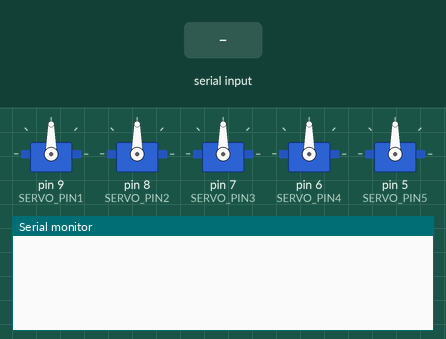
This sketch was run on a simulated Arduino Uno, built with avr-gcc and run on an emulated ATmega328P. Parts: 5 × servo, the last lines printed to the serial monitor. The test bench sets the inputs (shaded band).

Above: at 1.2 s.
1.3 s: "CH\n" received over Serial
At 3.5 s:
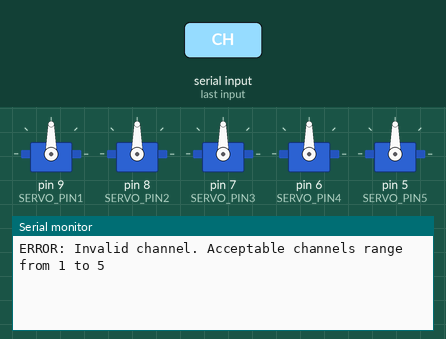
3.8 s: "90,45\n" received over Serial
At 5.6 s:
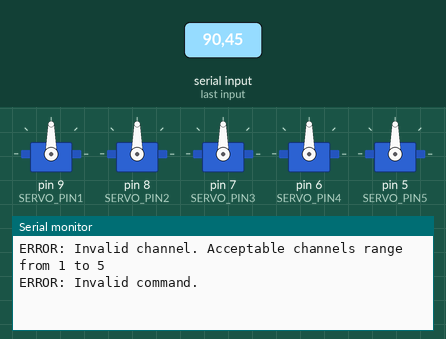

Measured:
- after the input at 1.3 s, the serial monitor: prints a new line after 1.0 s (image 1)
- after the input at 3.8 s, the serial monitor: prints a new line after 1.0 s (image 2)

The sketch:

paddle_controller.ino
```cpp
#define SERVO_PIN1 9
#define SERVO_PIN2 8
#define SERVO_PIN3 7
#define SERVO_PIN4 6
#define SERVO_PIN5 5
#define BAUD_RATE 9600
#define PULSE_FLOOR 500
#define PULSE_CEILING 2400
#define REFRESH_PERIOD 1

#include <Servo.h>

Servo board1;
Servo board2;
Servo board3;
Servo board4;
Servo board5;
const Servo* boards[5] = {&board1, &board2, &board3, &board4, &board5};

void setup() {
  board1.attach(SERVO_PIN1);
  board2.attach(SERVO_PIN2, PULSE_FLOOR, PULSE_CEILING);
  board3.attach(SERVO_PIN3, PULSE_FLOOR, PULSE_CEILING);
  board4.attach(SERVO_PIN4, PULSE_FLOOR, PULSE_CEILING);
  board5.attach(SERVO_PIN5, PULSE_FLOOR, PULSE_CEILING);
  Serial.begin(BAUD_RATE);
}

void loop() {
  delay(REFRESH_PERIOD);
  serialCommunication();
}
```

SerialCommunication.ino
```cpp
#define ANGLE_PRECISION 0.1
#define CLOSED_ANGLE 90
#define MAX_CHANNEL 5
#define ANGLE_LIMIT 360
#define STOP_INTERVAL 185

void serialCommunication() {
  if (Serial.available() > 0) {
    String serialReadout = Serial.readString();
    execCmd(serialReadout);
  }
}

void execCmd(String serialReadout) {
  if(!cmdCH(serialReadout)) {
    Serial.print("ERROR: Invalid command.\n");
  }
}


int cmdCH(String serialReadout) {
  String readoutPrefix = serialReadout.substring(0, 2);
  if (readoutPrefix == "CH" || readoutPrefix == "ch") {
    unsigned short channel = serialReadout[2] - '0';
    if (channel > 0 && channel <= MAX_CHANNEL) {
      float angle = serialReadout.substring(4, 12).toFloat();
      changeAngle(channel, angle);
    }
    else {
      Serial.print("ERROR: Invalid channel. Acceptable channels range from 1 to ");
      Serial.print(MAX_CHANNEL);
      Serial.print("\n");
    }
    return 1;
  }
  else {
    return 0;
  }
}

void changeAngle(unsigned short channel, float angle) {
  if (abs(angle) <= ANGLE_LIMIT){
    float newAngle = CLOSED_ANGLE + angle;
    boards[channel - 1]->write(newAngle);
    delay(STOP_INTERVAL);
    boards[channel - 1]->write(CLOSED_ANGLE);
    Serial.print("Channel ");
    Serial.print(channel);
    Serial.print(" set to ");
    Serial.print(angle);
    Serial.print(" degrees.\n");
  }
  else {
    Serial.print("ERROR: Invalid angle. Acceptable angles range from ");
    Serial.print(-ANGLE_LIMIT);
    Serial.print( " to ");
    Serial.print(ANGLE_LIMIT);
    Serial.print(" degrees.\n");
  }
}
```
